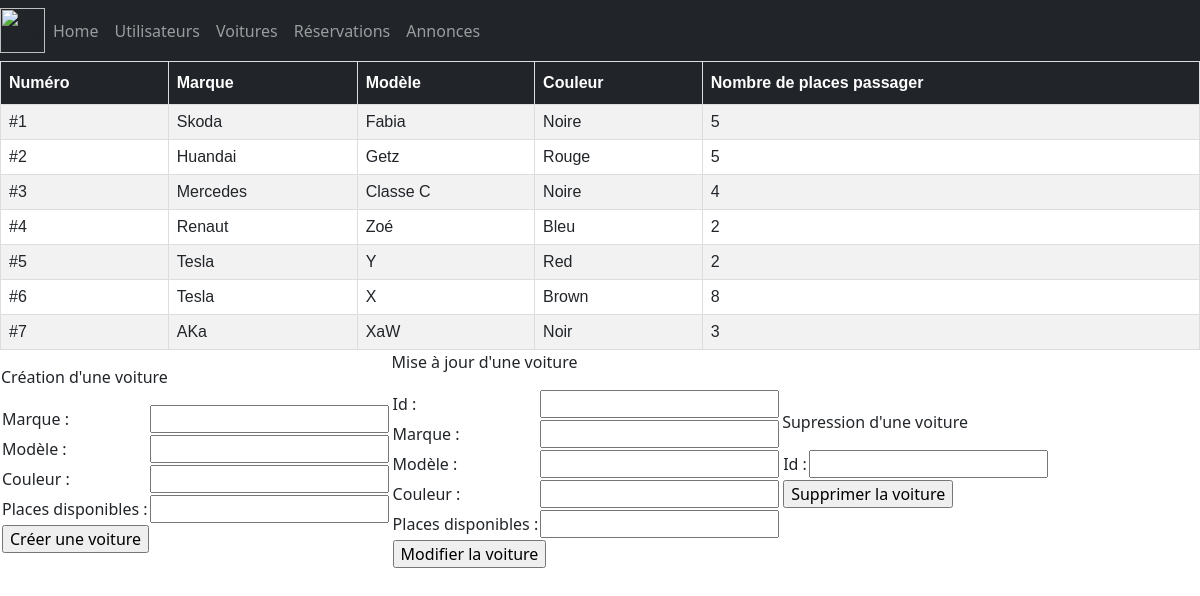
The app's page /cars_crud.php, older data.
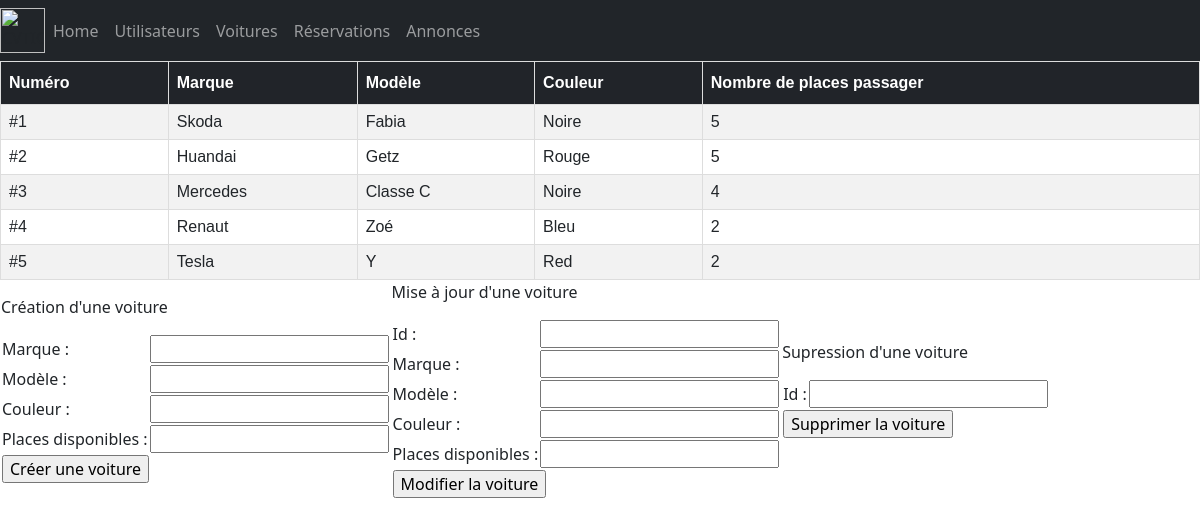
The same page, newer data.
### tables this page shows
CREATE TABLE `cars` (
  `id` int NOT NULL,
  `brand` varchar(255) NOT NULL,
  `model` varchar(255) NOT NULL,
  `color` varchar(255) NOT NULL,
  `nbrSlots` int NOT NULL
);

### class/Services/DataBaseService.php (called while the page is built, shortened)
<?php
class DataBaseService
{
    private $connection;
    public function __construct()
    {
        try {
            $this->connection = new PDO(
                'mysql:host=' . self::HOST . ';port=' . self::PORT . ';dbname=' . self::DATABASE_NAME,
                self::MYSQL_USER,
                self::MYSQL_PASSWORD
            );
            $this->connection->exec("SET CHARACTER SET utf8");
        } catch (Exception $e) {
            echo 'Erreur : ' . $e->getMessage();
        }
    }
    public function getCars(): array
    {
        $cars = [];
        $sql = 'SELECT * FROM cars';
        $query = $this->connection->query($sql);
        $results = $query->fetchAll(PDO::FETCH_ASSOC);
        if (!empty($results)) {
            $cars = $results;
        }
        return $cars;
    }
}

### class/Services/CarsService.php (called while the page is built, shortened)
<?php
class CarsService
{
    public function getCars(): array
    {
        $cars = [];
        $dataBaseService = new DataBaseService();
        $carsDTO = $dataBaseService->getCars();
        if (!empty($carsDTO)) {
            foreach ($carsDTO as $carDTO) {
                $car = new Car();
                $car->setId($carDTO['id']);
                $car->setBrand($carDTO['brand']);
                $car->setModel($carDTO['model']);
                $car->setColor($carDTO['color']);
                $car->setNbrSlots($carDTO['nbrSlots']);
                $cars[] = $car;
            }
        }
        return $cars;
    }
}

### class/Entities/Car.php (called while the page is built, shortened)
<?php
class Car
{
    private $id;
    private $brand;
    private $model;
    private $color;
    private $nbrSlots;
    public function getId(): string
    {
        return $this->id;
    }
    public function setId(string $id): self
    {
        $this->id = $id;
        return $this;
    }
    public function getBrand(): string
    {
        return $this->brand;
    }
    public function setBrand(string $brand): self
    {
        $this->brand = $brand;
        return $this;
    }
    public function getModel(): string
    {
        return $this->model;
    }
    public function setModel(string $model): self
    {
        $this->model = $model;
        return $this;
    }
    public function getColor(): string
    {
        return $this->color;
    }
    public function setColor(string $color): self
    {
        $this->color = $color;
        return $this;
    }
    public function getNbrSlots(): int
    {
        return $this->nbrSlots;
    }
    public function setNbrSlots(int $nbrSlots): self
    {
        $this->nbrSlots = $nbrSlots;
        return $this;
    }
}

### class/Controllers/CarsController.php (the view, shortened to what this page needs)
<?php
class CarsController
{
    public function getCars(): string
    {
        $html = '<table class="table_af">' .
        '<tr>' .
        '<th>Numéro</th>' .
        '<th>Marque</th>' .
        '<th>Modèle</th>' .
        '<th>Couleur</th>' .
        '<th>Nombre de places passager</th>' .
        '</tr>';
        $carsService = new CarsService();
        $cars = $carsService->getCars();
        foreach ($cars as $car) {
            $html .=
                '<tr>'.
                '<td>'. '#' . $car->getId() . ' ' . '</td>' .
                '<td>'. $car->getBrand() . ' ' . '</td>' .
                '<td>'. $car->getModel() . ' ' . '</td>' .
                '<td>'. $car->getColor() . ' ' . '</td>' .
                '<td>'. $car->getNbrSlots(). ' ' . '</td>' .
                '</tr>';
        }
        $html .= '</table>';
        return $html;
    }
}

### cars_crud.php (shortened to what this page needs)
<head>
    <link href="css/style.css" rel="stylesheet" type="text/css">
  </head>
<?php
include_once 'menu/nav.php';
$controller = new CarsController();
echo $controller->getCars();
?>
<table id="first_table">
    <tr>
        <td>
            <p>Création d'une voiture</p>
            <form method="post" action="cars_crud.php" name ="carCreateForm">
                <table id="in_1">
                    <tr>
                        <td>
                            <label for="brand">Marque :</label>
                        </td>
                        <td>
                            <input type="text" name="brand">
                        </td>
                    </tr>
                    <tr>
                        <td>
                            <label for="model">Modèle :</label>
                        </td>
                        <td>
                            <input type="text" name="model">
                        </td>
                    </tr>
                    <tr>
                        <td>
                            <label for="color">Couleur :</label>
                        </td>
                        <td>
                            <input type="text" name="color">
                        </td>
                    </tr>
                    <tr>
                        <td>
                            <label for="nbrSlots">Places disponibles :</label>
                        </td>
                        <td>
                            <input type="text" name="nbrSlots">
                        </td>
                    </tr>
                    <tr>
                        <td colspan="2">
                            <input type="submit" value="Créer une voiture">
                        </td>
                    </tr>
                </table>
            </form>
        </td>
        <td>
        <p>Mise à jour d'une voiture</p>
            <form method="post" action="cars_crud.php" name ="carUpdateForm">
                <table id='in-3'>
                    <tr>
                        <td>
                            <label for="idup">Id :</label>
                        </td>
                        <td>
                            <input type="text" name="idup">
                        </td>
                    </tr>
                    <tr>
                        <td>
                            <label for="brand">Marque :</label>
                        </td>
                        <td>
                            <input type="text" name="brandup">
                        </td>
                    </tr>
                    <tr>
                        <td>
                            <label for="lastname">Modèle :</label>
                        </td>
                        <td>
                            <input type="text" name="model">
                        </td>
                    </tr>
                    <tr>
                        <td>
                            <label for="color">Couleur :</label>
                        </td>
                        <td>
                            <input type="text" name="color">
                        </td>
                    </tr>
                    <tr>
                        <td>
                            <label for="nbrSlots">Places disponibles :</label>
                        </td>
                        <td>
                            <input type="text" name="nbrSlots">
                        </td>
                    </tr>
                    <tr>
                        <td colspan="2">
                            <input type="submit" value="Modifier la voiture">
                        </td>
                    </tr>
                </table>
            </form>
        </td>
        <td>
            <p>Supression d'une voiture</p>
            <form method="post" action="cars_crud.php" name ="carDeleteForm">
                <table id='in_2'>
                    <tr>
                        <td>
                            <label for="iddel">Id :</label>
                        </td>
                        <td>
                            <input type="text" name="iddel">
                        </td>
                    </tr>
                    <tr>
                        <td colspan="2">
                            <input type="submit" value="Supprimer la voiture">
                        </td>
                    </tr>
                </table>
            </form>
        </td>
    </tr>
</table>

### menu/nav.php (shortened to what this page needs)
<head>
    <link href="https://cdn.jsdelivr.net/npm/bootstrap@5.1.3/dist/css/bootstrap.min.css" rel="stylesheet">
    <link href="css/style.css" rel="stylesheet" type="text/css">
</head>
<body>
    <nav class="navbar navbar-expand-lg navbar-dark bg-dark">
        <img src="https://cdn.unilim.fr/app/moodle/img/cvtic.png" width="45" height="45" alt="CVTIC">
        <div class="collapse navbar-collapse" id="navbarNavAltMarkup">
            <div class="navbar-nav">
                <a class="nav-item nav-link" href="index.php">Home</a>
                <a class="nav-item nav-link" href="users_crud.php">Utilisateurs</a>
                <a class="nav-item nav-link" href="cars_crud.php">Voitures</a>
                <a class="nav-item nav-link" href="reservations_crud.php">Réservations</a>
                <a class="nav-item nav-link" href="ans_crud.php">Annonces</a>
            </div>
        </div>
    </nav>

### css/style.css (style rules this page uses)
.table_af { font-family: Arial, Helvetica, sans-serif; border-collapse: collapse; width: 100%; }
.table_af td, .table_af th { border: 1px solid #ddd; padding: 8px; }
.table_af tr:nth-child(even) { background-color: #f2f2f2; }
.table_af th { padding-top: 12px; padding-bottom: 12px; text-align: left; background-color: #212429; color: white; }

Row changes from the older to the newer data that the page shows:
removed cars: id "6", brand "Tesla", model "X", color "Brown", nbrSlots "8"
removed cars: id "7", brand "AKa", model "XaW", color "Noir", nbrSlots "3"
